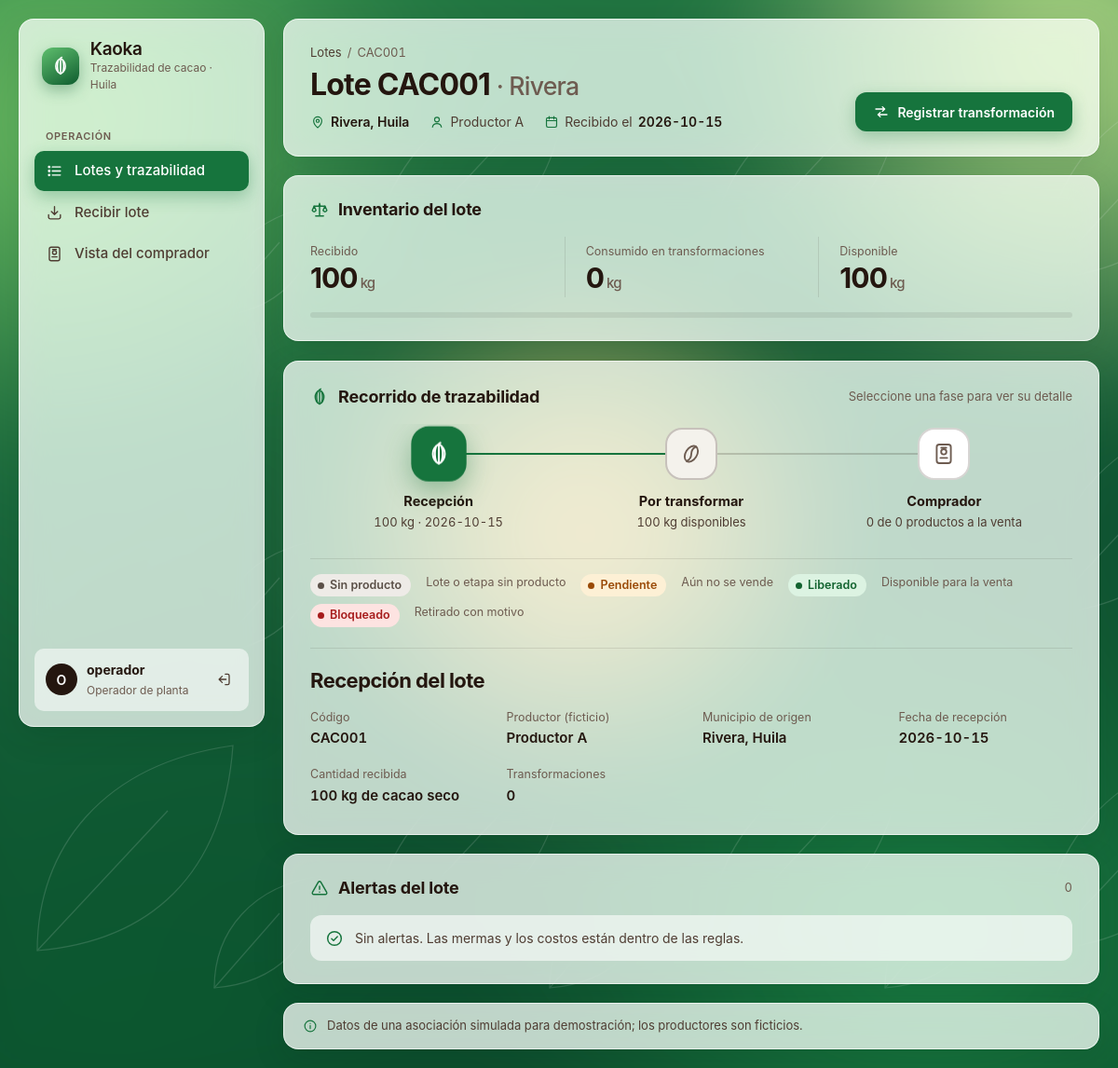
The app's page /lotes/CAC001 (signed in) with its own data.
### tables this page shows
CREATE TABLE lotes (
    codigo          TEXT NOT NULL PRIMARY KEY CHECK (length(trim(codigo)) > 0),
    productor       TEXT NOT NULL CHECK (length(trim(productor)) > 0),
    origen          TEXT NOT NULL CHECK (length(trim(origen)) > 0),
    fecha_recepcion TEXT NOT NULL CHECK (length(trim(fecha_recepcion)) > 0),  
    cantidad        REAL NOT NULL CHECK (cantidad > 0),
    unidad          TEXT NOT NULL DEFAULT 'kg' CHECK (length(trim(unidad)) > 0),
    creado_por      TEXT NOT NULL,                   
    creado_en       TEXT NOT NULL DEFAULT (datetime('now', 'localtime'))
);

### src/lotes.py (the view)
@bp_lotes.route("/lotes/<codigo>")
@login_requerido
def detalle(codigo):
    codigo = codigo.upper()
    datos = trazabilidad(obtener_db(), codigo)
    if datos is None:
        abort(404)
    historial = []
    if g.rol == "admin":
        historial = obtener_db().execute(
            "SELECT * FROM auditoria WHERE entidad_id = ? OR entidad_id LIKE ? ORDER BY id DESC LIMIT 12",
            (codigo, f"P-{codigo}-%"),
        ).fetchall()
    return render_template("lote_detalle.html", error=request.args.get("error", ""),
                           historial=historial, **datos)

### src/app.py (called while the page is built)
@app.template_filter("kg")
def formato_kg(valor):
    return f"{valor:g}".replace(".", ",") if valor is not None else "—"

### src/auth.py (called while the page is built)
def login_requerido(vista):
    @wraps(vista)
    def envoltura(*args, **kwargs):
        if "usuario" not in session:
            return redirect(url_for("auth.login"))
        g.usuario, g.rol = session["usuario"], session["rol"]
        return vista(*args, **kwargs)
    return envoltura

### src/db.py (called while the page is built)
def obtener_db():
    if "db" not in g:
        g.db = sqlite3.connect(RUTA_DB)
        g.db.row_factory = sqlite3.Row
        g.db.execute("PRAGMA foreign_keys = ON")
    return g.db

def cerrar_db(error=None):
    db = g.pop("db", None)
    if db is not None:
        db.close()

### src/templates/lote_detalle.html (shortened to what this page needs)
{% extends "base.html" %}
{% from "_iconos.html" import icono, icono_etapa, estado %}
{% block contenido %}
{% set es_admin = session.rol == 'admin' %}
{% set con_producto = etapas|selectattr('producto')|list %}
{% set liberados = con_producto|selectattr('estado', 'equalto', 'liberado')|list %}
{% set alertas_por_etapa = {} %}
{% for a in alertas %}{% set _ = alertas_por_etapa.setdefault(a.transformacion_id, []).append(a) %}{% endfor %}
{% set pct_consumo = (lote.consumido / lote.recibido * 100) if lote.recibido else 0 %}
<header class="encabezado vidrio aparece">
  <div>
    <nav class="migas" aria-label="Ruta">
      <a href="{{ url_for('lotes.lista_lotes') }}">Lotes</a><span aria-hidden="true">/</span><span>{{ lote.codigo }}</span>
    </nav>
    <h1 class="titulo">Lote {{ lote.codigo }} <small>· {{ lote.origen }}</small></h1>
    <p class="placa">
      <span>{{ icono('mapa') }}<b>{{ lote.origen }}, Huila</b></span>
      <span>{{ icono('persona') }}{{ lote.productor }}</span>
      <span>{{ icono('calendario') }}Recibido el <b>{{ lote.fecha_recepcion }}</b></span>
    </p>
  </div>
  <div class="acciones">
    {% if lote.disponible > 0 %}
    <a class="boton boton-primario" href="{{ url_for('lotes.transformar', codigo=lote.codigo) }}">{{ icono('transformar') }}Registrar transformación</a>
    {% endif %}
  </div>
</header>
<section class="panel vidrio aparece" aria-labelledby="t-inventario">
  <div class="panel-titulo">
    <h2 id="t-inventario">{{ icono('balanza') }}Inventario del lote</h2>
  </div>
  <div class="inventario">
    <div><span>Recibido</span><b>{{ lote.recibido|kg }}<small>{{ lote.unidad }}</small></b></div>
    <div><span>Consumido en transformaciones</span><b>{{ lote.consumido|kg }}<small>{{ lote.unidad }}</small></b></div>
    <div><span>Disponible</span><b>{{ lote.disponible|kg }}<small>{{ lote.unidad }}</small></b></div>
  </div>
  <div class="barra" role="img" aria-label="Consumido {{ '%.0f'|format(pct_consumo) }} % del lote"><i style="width: {{ '%.1f'|format(pct_consumo) }}%"></i></div>
</section>
<section class="pipeline vidrio aparece" aria-labelledby="t-recorrido" data-pipeline>
  <div class="panel-titulo">
    <h2 id="t-recorrido">{{ icono('mazorca') }}Recorrido de trazabilidad</h2>
    <p>Seleccione una fase para ver su detalle</p>
  </div>
  <ol class="pipeline-pista">
    <li class="fase hecha">
      <button class="nodo" type="button" aria-pressed="false" aria-controls="fase-recepcion" data-fase>
      </button>
      <div class="fase-texto">
        <p class="fase-nombre">Recepción</p>
        <p class="fase-dato">{{ lote.recibido|kg }} {{ lote.unidad }} · {{ lote.fecha_recepcion }}</p>
      </div>
    </li>
    {% if lote.disponible > 0 %}
    <li class="fase f-sin">
      <button class="nodo" type="button" aria-pressed="false" aria-controls="fase-disponible" data-fase>
      </button>
      <div class="fase-texto">
        <p class="fase-nombre">Por transformar</p>
        <p class="fase-dato">{{ lote.disponible|kg }} {{ lote.unidad }} disponibles</p>
      </div>
    </li>
    {% endif %}
    <li class="fase {{ 'hecha' if liberados }}">
      <button class="nodo" type="button" aria-pressed="false" aria-controls="fase-comprador" data-fase>
      </button>
      <div class="fase-texto">
        <p class="fase-nombre">Comprador</p>
        <p class="fase-dato">{{ liberados|length }} de {{ con_producto|length }} producto{{ 's' if con_producto|length != 1 }} a la venta</p>
      </div>
    </li>
  </ol>
  <p class="leyenda" aria-label="Leyenda de estados">
    {{ estado('') }} Lote o etapa sin producto
    {{ estado('pendiente') }} Aún no se vende
    {{ estado('liberado') }} Disponible para la venta
    {{ estado('bloqueado') }} Retirado con motivo
  </p>
  <hr class="separador">
  <div class="detalle-fase" id="fase-recepcion" tabindex="-1">
    <h3 class="panel-titulo"><span class="titulo" style="font-size:22px">Recepción del lote</span></h3>
    <dl class="datos">
      <div><dt>Código</dt><dd>{{ lote.codigo }}</dd></div>
      <div><dt>Productor (ficticio)</dt><dd>{{ lote.productor }}</dd></div>
      <div><dt>Municipio de origen</dt><dd>{{ lote.origen }}, Huila</dd></div>
      <div><dt>Fecha de recepción</dt><dd>{{ lote.fecha_recepcion }}</dd></div>
      <div><dt>Cantidad recibida</dt><dd>{{ lote.recibido|kg }} {{ lote.unidad }} de cacao seco</dd></div>
      <div><dt>Transformaciones</dt><dd>{{ etapas|length }}</dd></div>
    </dl>
  </div>
</section>
<div class="indicadores" style="grid-template-columns: repeat(auto-fit, minmax(320px, 1fr))">
  <section class="panel vidrio aparece" aria-labelledby="t-alertas">
    <div class="panel-titulo"><h2 id="t-alertas">{{ icono('alerta') }}Alertas del lote</h2><p>{{ alertas|length }}</p></div>
    {% if alertas %}
    <div class="alertas">
      {% for a in alertas %}
      <details class="alerta-item">
        <summary>{{ icono('alerta') }}{{ a.regla }}<span class="chev">{{ icono('chev') }}</span></summary>
        <div class="alerta-cuerpo"><b>Causa:</b> {{ a.causa }}.<br><small>{{ a.creada_en }}</small></div>
      </details>
      {% endfor %}
    </div>
    {% else %}
    <p class="vacio">{{ icono('ok') }}Sin alertas. Las mermas y los costos están dentro de las reglas.</p>
    {% endif %}
  </section>
</div>
{% endblock %}

### records on screen
lotes: codigo "CAC001", origen "Rivera", productor "Productor A", fecha_recepcion "2026-10-15", recibido|kg "100", unidad "kg"

### other values on screen
{{ (session.usuario or '?')[0] }} "O"
{{ session.usuario }} "operador"
{{ 'Administrador' if session.rol == 'admin' else 'Operador de planta' }} "Operador de planta"
{{ lote.consumido|kg }} "0"
{{ lote.disponible|kg }} "100"
{{ liberados|length }} "0"
{{ con_producto|length }} "0"
{{ 's' if con_producto|length != 1 }} "s"
{{ etapas|length }} "0"
{{ alertas|length }} "0"
